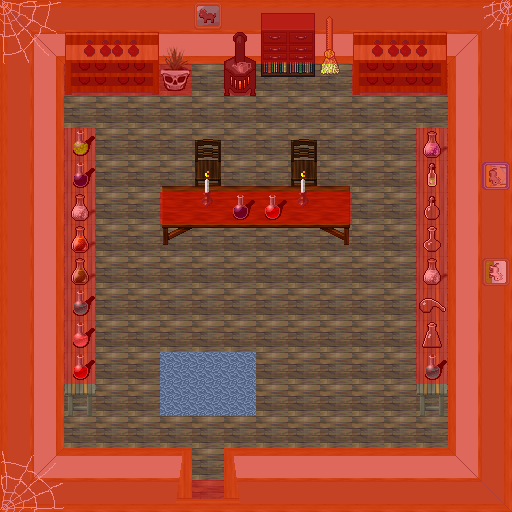

A 2D game scene composited from a Tiled map and its tileset images. What follows is a short description and the map's XML, with each tile layer's data collapsed to a summary:
An orthogonal 16x16 tile map with 32x32 px tiles, 8 tile layers (0_floor, 1_terrain, 2_object, 3_roof, ...), 18 tilesets.

<map version="1.0" orientation="orthogonal" renderorder="right-down" width="16" height="16" tilewidth="32" tileheight="32" nextobjectid="1">
 <tileset firstgid="1" name="collision" tilewidth="32" tileheight="32">
  <image source="../../tileset/logic/collision.png" width="32" height="32" />
 </tileset>
 <tileset firstgid="2" name="wood_trim" tilewidth="32" tileheight="32">
  <image source="../../tileset/building/wall/wood_trim.png" width="320" height="160" />
 </tileset>
 <tileset firstgid="52" name="wallpapers" tilewidth="32" tileheight="32">
  <image source="../../tileset/building/wall/wallpapers.png" width="160" height="160" />
 </tileset>
 <tileset firstgid="77" name="floor_tiles" tilewidth="32" tileheight="32">
  <image source="../../tileset/ground/indoor/floor_tiles.png" width="96" height="96" />
 </tileset>
 <tileset firstgid="86" name="wooden_rustic" tilewidth="32" tileheight="32">
  <image source="../../tileset/furniture/chair/wooden_rustic.png" width="128" height="64" />
 </tileset>
 <tileset firstgid="94" name="warmer" tilewidth="32" tileheight="32">
  <image source="../../tileset/furniture/kitchen/warmer.png" width="32" height="64" />
 </tileset>
 <tileset firstgid="96" name="lights_candle" tilewidth="32" tileheight="32">
  <image source="../../tileset/furniture/light/lights_candle.png" width="192" height="192" />
 </tileset>
 <tileset firstgid="132" name="cats" tilewidth="32" tileheight="32">
  <image source="../../tileset/furniture/picture/cats.png" width="96" height="32" />
 </tileset>
 <tileset firstgid="135" name="dark_bottle_shelf" tilewidth="32" tileheight="32">
  <image source="../../tileset/furniture/shelve/dark_bottle_shelf.png" width="96" height="64" />
 </tileset>
 <tileset firstgid="141" name="drawer_shelf" tilewidth="32" tileheight="32">
  <image source="../../tileset/furniture/shelve/drawer_shelf.png" width="64" height="96" />
 </tileset>
 <tileset firstgid="147" name="potions" tilewidth="32" tileheight="32">
  <image source="../../tileset/item/chemistry/potions.png" width="96" height="96" />
 </tileset>
 <tileset firstgid="156" name="empty_bottles" tilewidth="32" tileheight="32">
  <image source="../../tileset/item/chemistry/empty_bottles.png" width="128" height="96" />
 </tileset>
 <tileset firstgid="168" name="flask" tilewidth="32" tileheight="32">
  <image source="../../tileset/item/chemistry/flask.png" width="32" height="96" />
 </tileset>
 <tileset firstgid="171" name="brush" tilewidth="32" tileheight="32">
  <image source="../../tileset/item/brush.png" width="32" height="96" />
 </tileset>
 <tileset firstgid="174" name="webs" tilewidth="32" tileheight="32">
  <image source="../../tileset/building/decoration/webs.png" width="64" height="96" />
 </tileset>
 <tileset firstgid="180" name="skull_pot" tilewidth="32" tileheight="32">
  <image source="../../tileset/plant/indoor/skull_pot.png" width="32" height="64" />
 </tileset>
 <tileset firstgid="182" name="grey_long" tilewidth="32" tileheight="32">
  <image source="../../tileset/furniture/table/grey_long.png" width="64" height="64" />
 </tileset>
 <tileset firstgid="186" name="wooden_trestle" tilewidth="32" tileheight="32">
  <image source="../../tileset/furniture/table/wooden_trestle.png" width="96" height="96" />
 </tileset>
 <layer name="0_floor" width="16" height="16">
  <data>[256 cells, 256 non-empty, 4 distinct tile ids]</data>
 </layer>
 <layer name="1_terrain" width="16" height="16">
  <data>[256 cells, 150 non-empty, 31 distinct tile ids]</data>
 </layer>
 <layer name="2_object" width="16" height="16">
  <data>[256 cells, 47 non-empty, 39 distinct tile ids]</data>
 </layer>
 <layer name="3_roof" width="16" height="16">
  <data>[256 cells, 15 non-empty, 8 distinct tile ids]</data>
 </layer>
 <layer name="4_roof_add" width="16" height="16">
  <data>[256 cells, 2 non-empty, 1 distinct tile ids]</data>
 </layer>
 <layer name="objects" width="16" height="16">
  <data>[256 cells, 0 non-empty, 0 distinct tile ids]</data>
 </layer>
 <layer name="collision" width="16" height="16" opacity="0.43">
  <data>[256 cells, 141 non-empty, 1 distinct tile ids]</data>
 </layer>
 <layer name="protection" width="16" height="16">
  <data>[256 cells, 0 non-empty, 0 distinct tile ids]</data>
 </layer>
</map>
